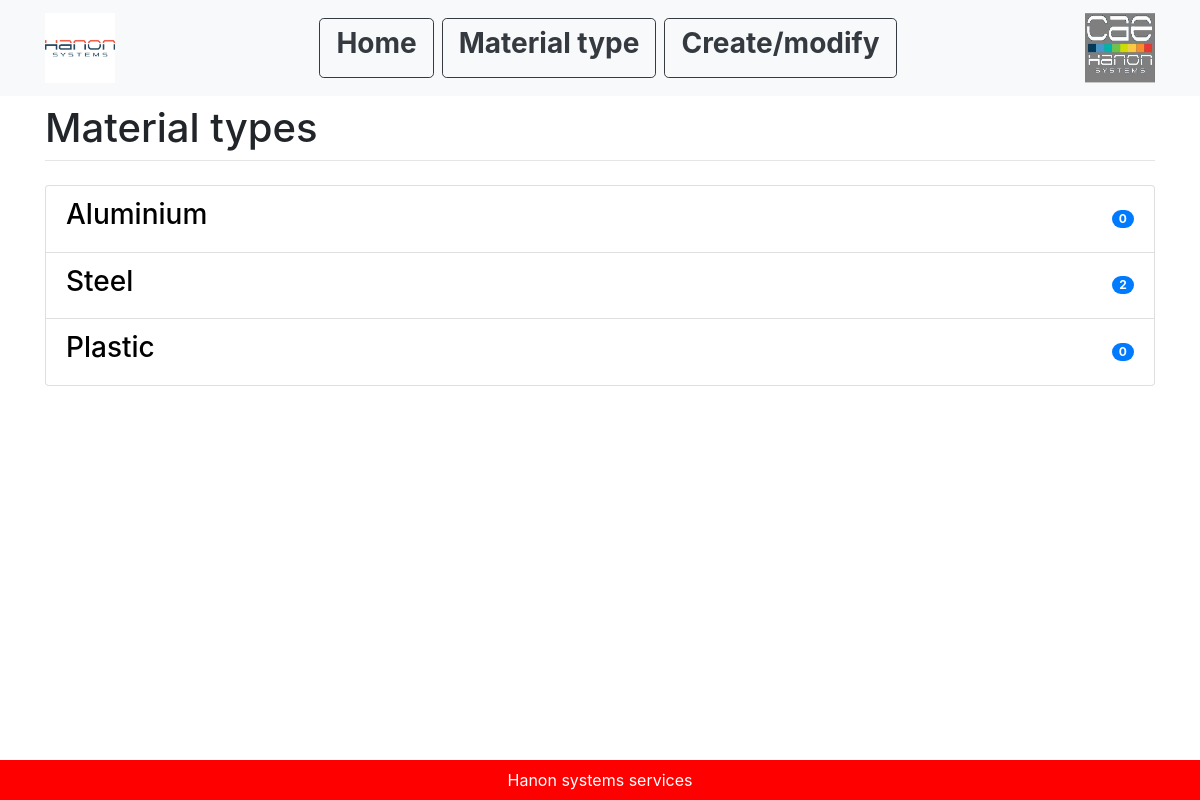
/material_type_list/, run on the app's committed database.
### main/models.py (models this page shows, shortened)
class MaterialType(models.Model):
    name = models.CharField(max_length=200, unique=True)

### main/views.py (the view)
# urls.py: path('material_type_list/', views.material_type_list, name="material_type_list"),
def material_type_list(response):
    mat_type_ls = MaterialType.objects.all()
    count_ls={}
    for mat_type in mat_type_ls:
        mat_id=mat_type.id
        count_ls[mat_type]=Material.objects.filter(material_type_id=mat_id).count()
    return render(response, "main/material_type_list.html",{
                      "count_ls": count_ls,
                   })

### main/templates/main/material_type_list.html (shortened to what this page needs)
{% extends "main/base.html" %}
{% block content %}
<h1 class="mt-2">Material types</h1>
    <hr class="mt-0 mb-4">
<ul class="list-group" >
    {% for item,count in count_ls.items%}
    <li class="list-group-item d-flex justify-content-between align-items-center">
        <a href="{%url 'material_list' item.id%}"><h3 style="color:black">{{ item.name }}</h3></a>
        <span class="badge badge-primary badge-pill">{{ count }}</span>
    </li>
    {% endfor %}
</ul>
{% endblock %}

### data on the page
MaterialType: name "Aluminium", count "0"
MaterialType: name "Steel", id "2"
MaterialType: name "Plastic", count "0"
